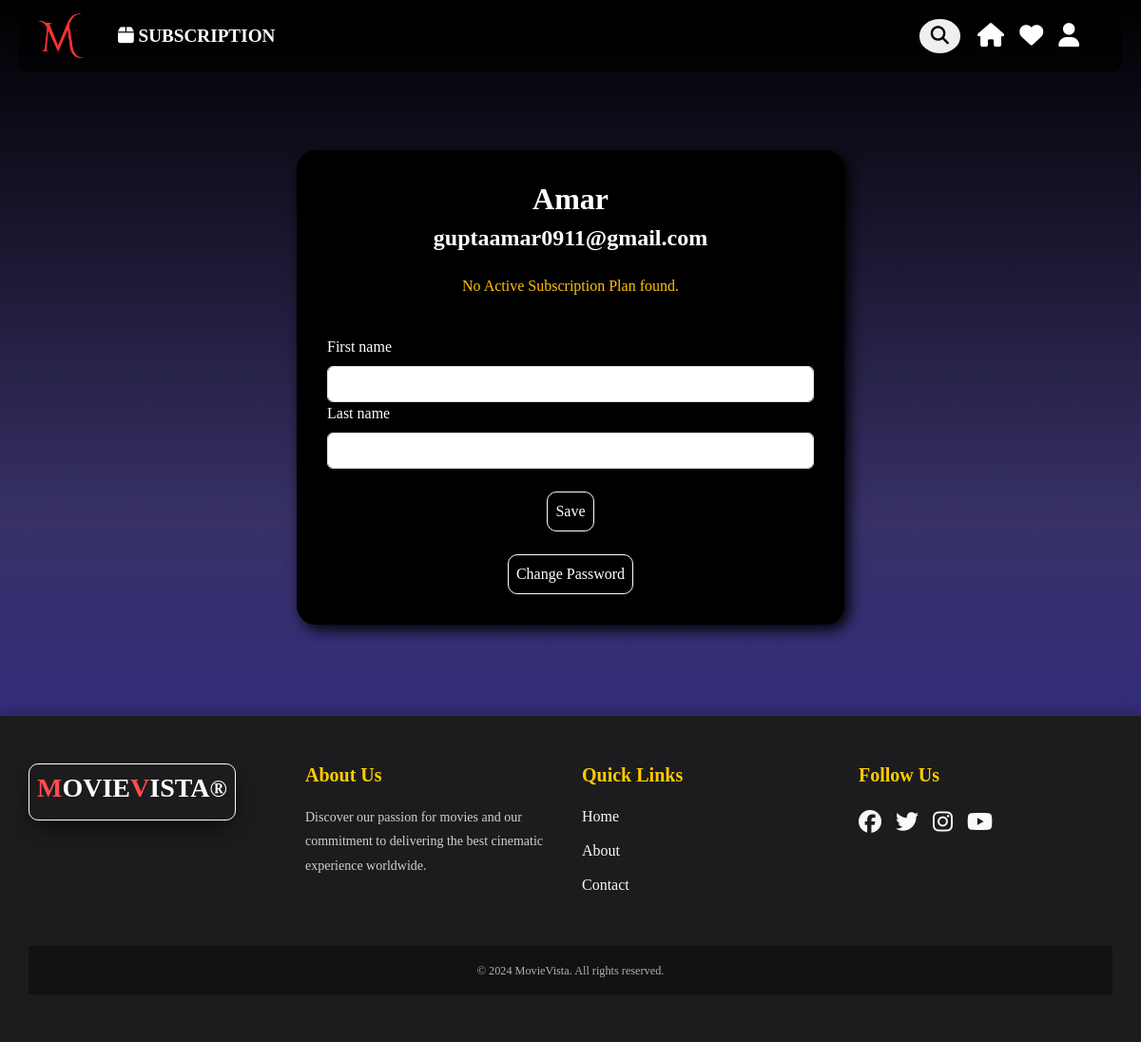
/profile/ (signed in), run on an earlier commit of the app's database.
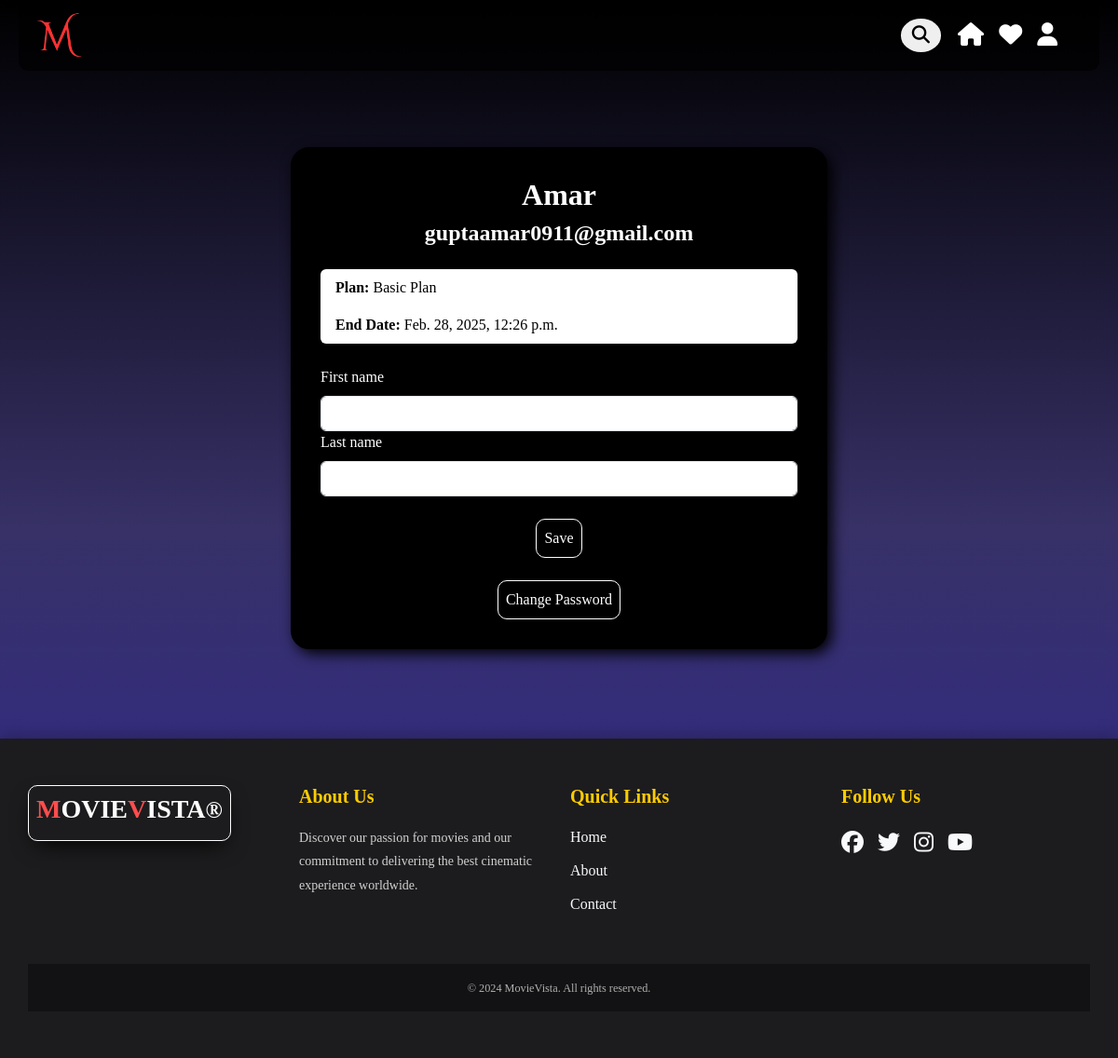
And on a later commit of the database.
### core/models.py (models this page shows, shortened)
class UserSubscription(models.Model):
    user = models.ForeignKey(settings.AUTH_USER_MODEL, on_delete=models.CASCADE)
    plan = models.ForeignKey('SubscriptionPlan', on_delete=models.CASCADE)
    start_date = models.DateTimeField(auto_now_add=True)
    end_date = models.DateTimeField(null=True, blank=True)
    is_active = models.BooleanField(default=False)
    class Meta:
        unique_together = ('user', 'plan', 'is_active')

class SubscriptionPlan(models.Model):
    name = models.CharField(max_length=100)
    price = models.DecimalField(max_digits=10, decimal_places=2)
    duration = models.IntegerField(help_text="Duration in days")
    detail1 = models.CharField(max_length=200,default='')
    detail2 = models.CharField(max_length=200,default='')
    detail3 = models.CharField(max_length=200,default='')

### core/views.py (the view)
# urls.py: path('profile/',views.profile,name='profile'),
def profile(request):
    user = request.user
    try:
        active_subscription = UserSubscription.objects.get(user=user, is_active=True)
    except UserSubscription.DoesNotExist:
        active_subscription = None
    if request.method == 'POST':
        if user.is_superuser:
            adm = AdminProfileForm(request.POST, instance=user)
        else:
            adm = UserProfileForm(request.POST, instance=user)
        if adm.is_valid():
            adm.save()
            messages.success(request, 'Profile Updated Successfully!')
            return redirect('profile')
    else:
        if user.is_superuser:
            adm = AdminProfileForm(instance=user)
        else:
            adm = UserProfileForm(instance=user)
    return render(request, 'core/profile.html', {
        'adm': adm,
        'active_subscription': active_subscription
    })

### core/forms.py
class UserProfileForm(UserChangeForm):
    password =None
    class Meta:
        model = User
        fields =['first_name', 'last_name']
        widgets= {
                  'first_name':forms.TextInput(attrs={'class':'form-control'}),
                  'last_name':forms.TextInput(attrs={'class':'form-control'}),
                  }

### core/views.py (called while the page is built)
def subscription_status(request):
    if request.user.is_authenticated:
        has_active_subscription = UserSubscription.objects.filter(user=request.user, is_active=True).exists()
    else:
        has_active_subscription = False
    return {
        'has_active_subscription': has_active_subscription,
    }

### core/templates/core/profile.html (shortened to what this page needs)
{% extends "core/base.html" %}
{% block content %}
<div class="profile-page">
    <div class="container-fluid">
        <nav class="navbar navbar-expand-lg">
            <div class="container-fluid">
            </div>
        </nav>
        <div class="row justify-content-center mt-5">
            <div class="col-md-8 col-lg-6">
                <div class="form-container profile">
                    <h2 class="text-center" style="font-weight: 600; color: white;">{{ request.user }}</h2>
                    <h4 class="text-center" style="font-weight: 600; color: white;">{{ request.user.email }}</h4>
                    {% if active_subscription %}
                    <div class="list-group">
                        <div class="list-group-item"><strong>Plan:</strong> {{ active_subscription.plan.name }}</div>
                        <div class="list-group-item"><strong>End Date:</strong> {{ active_subscription.end_date }}</div>
                    </div>
                    {% else %}
                    <p class="text-center text-warning">No Active Subscription Plan found.</p>
                    {% endif %}
                    <br>
                    <form action="" method="POST" class="profile-form">
                        {% for adm in adm %}
                        <div class="form-group">
                            <label class="form-label" for="{{ adm.id_for_label }}">{{ adm.label }}</label>
                            {{ adm }}
                        </div>
                        {% endfor %}
                        <br>
                        <div class="text-center">
                            <button type="submit" class="save-btn btn btn-outline-success">Save</button>
                        </div>
                    </form>
                    <br>
                    <div class="text-center">
                        <a href="{% url 'changepassword' %}" class="btn btn-outline-danger">
                             Change Password
                        </a>
                    </div>
                </div>
            </div>
        </div>
    </div>
</div>
<br><br><br><br>
{% endblock content %}

What changed in the data, as far as the page shows it:
added UserSubscription: plan.name "Basic Plan", end_date "Feb. 28, 2025, 12:26 p.m."
Also different on the page:
text no longer shown: "SUBSCRIPTION No Active Subscription Plan found."
text now shown: "Plan: End Date:"
